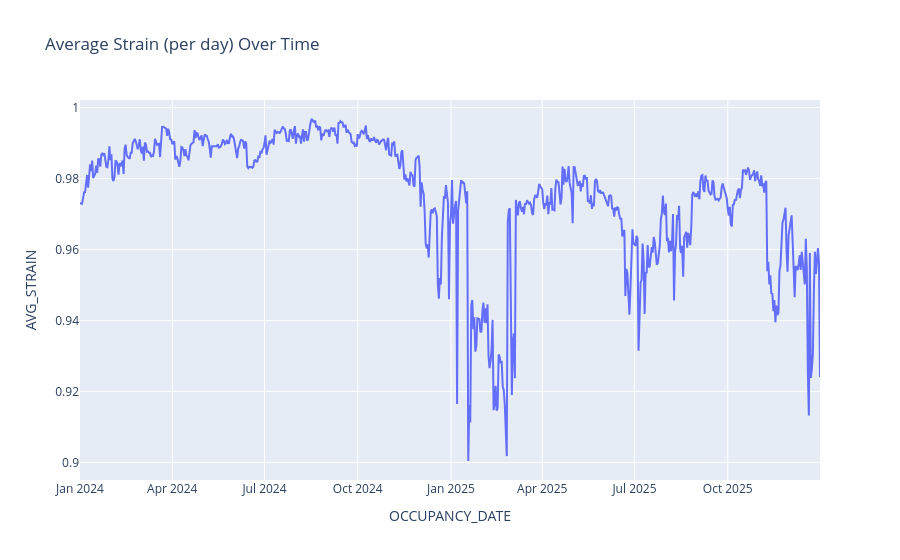
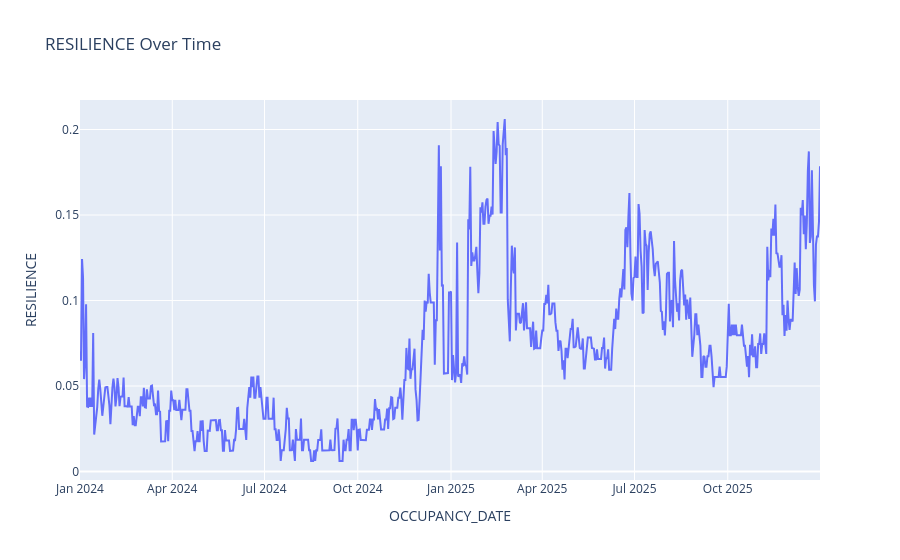

The notebook cell these images were saved under, in order:
### Markdown cell above
Upon further exploratory analyses, we can see an increasing trend in resilience between 2024 and 2025.

### Code cell
"""
This code is adapted from Avery's work
"""

import plotly.express as px

# df['STRAIN'] = np.minimum(2,(df['OCCUPIED_CAPACITY']+df['UNAVAILABLE_CAPACITY'])/df['ACTUAL_CAPACITY'])

d = df.groupby('OCCUPANCY_DATE').agg(
    AVG_STRAIN = ('strain_score','mean'),
    RESILIENCE = ('strain_score', lambda x: (x < 0.9).sum() / len(x))
)

d = d.reset_index()

fig = px.line(d,
              x='OCCUPANCY_DATE',
              y='AVG_STRAIN',
              title='Average Strain (per day) Over Time')
fig.show()

fig2 = px.line(d,
              x='OCCUPANCY_DATE',
              y='RESILIENCE',
              title='RESILIENCE Over Time')
fig2.show()

### Figure 1 — Plotly figure (JSON) as saved in the notebook; plotly's stock layout.template omitted (floating-point values rounded to 4 significant figures; data arrays with more than 128 entries replaced by an {"elided": "..."} marker saying what was removed)
{"data": [{"hovertemplate": "OCCUPANCY_DATE=%{x}<br>AVG_STRAIN=%{y}<extra></extra>", "legendgroup": "", "line": {"color": "#636efa", "dash": "solid"}, "marker": {"symbol": "circle"}, "mode": "lines", "name": "", "orientation": "v", "showlegend": false, "type": "scatter", "x": {"elided": "731 str values"}, "xaxis": "x", "y": {"elided": "731 float values"}, "yaxis": "y"}], "layout": {"legend": {"tracegroupgap": 0}, "title": {"text": "Average Strain (per day) Over Time"}, "xaxis": {"anchor": "y", "domain": [0, 1], "title": {"text": "OCCUPANCY_DATE"}}, "yaxis": {"anchor": "x", "domain": [0, 1], "title": {"text": "AVG_STRAIN"}}}}

### Figure 2 — Plotly figure (JSON) as saved in the notebook; plotly's stock layout.template omitted (floating-point values rounded to 4 significant figures; data arrays with more than 128 entries replaced by an {"elided": "..."} marker saying what was removed)
{"data": [{"hovertemplate": "OCCUPANCY_DATE=%{x}<br>RESILIENCE=%{y}<extra></extra>", "legendgroup": "", "line": {"color": "#636efa", "dash": "solid"}, "marker": {"symbol": "circle"}, "mode": "lines", "name": "", "orientation": "v", "showlegend": false, "type": "scatter", "x": {"elided": "731 str values"}, "xaxis": "x", "y": {"elided": "731 float values"}, "yaxis": "y"}], "layout": {"legend": {"tracegroupgap": 0}, "title": {"text": "RESILIENCE Over Time"}, "xaxis": {"anchor": "y", "domain": [0, 1], "title": {"text": "OCCUPANCY_DATE"}}, "yaxis": {"anchor": "x", "domain": [0, 1], "title": {"text": "RESILIENCE"}}}}
